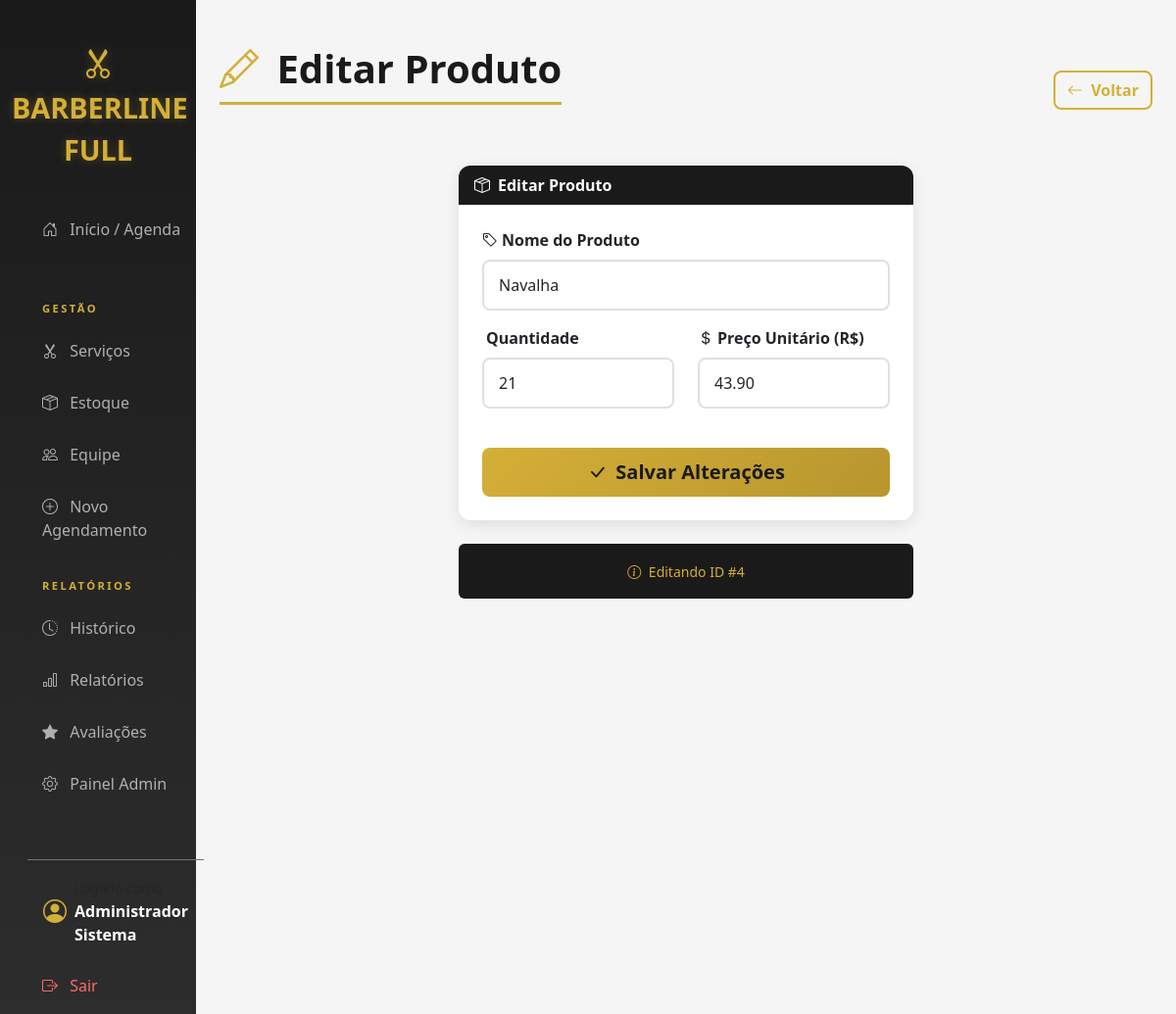
Screenshot of /estoque/editar/4/ (signed in) with the database file from the repository.
### usuarios/models.py (models this page shows, shortened)
class Usuario(AbstractUser):
    class Tipo(models.TextChoices):
        ADMIN = 'ADMIN', 'Administrador'
        BARBEIRO = 'BARBEIRO', 'Barbeiro'
        CLIENTE = 'CLIENTE', 'Cliente'
    tipo = models.CharField(
        max_length=20,
        choices=Tipo.choices,
        default=Tipo.CLIENTE
    )
    telefone = models.CharField(max_length=15, blank=True, null=True)

### core/models.py (models this page shows, shortened)
class Produto(models.Model):
    nome = models.CharField(max_length=100)
    quantidade = models.IntegerField(default=0)
    quantidade_minima = models.IntegerField(default=5)
    preco_custo = models.DecimalField(max_digits=10, decimal_places=2)

### agendamentos/views.py (the view, shortened to what this page needs)
    @login_required
    def wrapper(request, *args, **kwargs):
        if request.user.tipo == 'ADMIN' or request.user.is_staff:
            return view_func(request, *args, **kwargs)

### agendamentos/views.py (called while the page is built, shortened)
def admin_required(view_func):
    @login_required
    def wrapper(request, *args, **kwargs):
        if request.user.tipo == 'ADMIN' or request.user.is_staff:
            return view_func(request, *args, **kwargs)
    return wrapper

@admin_required
def editar_produto(request, pk):
    produto = get_object_or_404(Produto, pk=pk)
    if request.method == 'POST':
        produto.nome = request.POST.get('nome')
        produto.quantidade = request.POST.get('quantidade')
        produto.preco_custo = request.POST.get('preco') # Ajustado aqui também
        produto.save()
        return redirect('estoque')
    return render(request, 'produto_form.html', {'produto': produto})

### templates/produto_form.html (shortened to what this page needs)
{% extends 'base.html' %}
{% block content %}
<div class="d-flex justify-content-between align-items-center pt-3 pb-2 mb-4">
    <h1 class="page-header">
        <i class="bi bi-{% if produto %}pencil{% else %}plus-circle{% endif %} me-2 text-gold"></i>
        {% if produto %}Editar Produto{% else %}Novo Produto{% endif %}
    </h1>
    <a href="{% url 'estoque' %}" class="btn btn-outline-gold">
        <i class="bi bi-arrow-left me-1"></i> Voltar
    </a>
</div>
<div class="row justify-content-center">
    <div class="col-md-6">
        <div class="card">
            <div class="card-header">
                <i class="bi bi-box-seam me-2"></i>{% if produto %}Editar{% else %}Cadastrar{% endif %} Produto
            </div>
            <div class="card-body p-4">
                <form method="POST">
                    <div class="mb-3">
                        <label class="form-label fw-bold"><i class="bi bi-tag me-1"></i>Nome do Produto</label>
                        <input type="text" name="nome" class="form-control"
                               placeholder="Ex: Pomada Efeito Matte"
                               value="{{ produto.nome|default:'' }}" required>
                    </div>
                    <div class="row">
                        <div class="col-md-6 mb-3">
                            <label class="form-label fw-bold">Quantidade</label>
                            <input type="number" name="quantidade" class="form-control"
                                   placeholder="0"
                                   value="{{ produto.quantidade|default:'' }}" required>
                        </div>
                        <div class="col-md-6 mb-3">
                            <label class="form-label fw-bold"><i class="bi bi-currency-dollar me-1"></i>Preço Unitário (R$)</label>
                            <input type="number" step="0.01" name="preco" class="form-control"
                                   placeholder="0.00"
                                   value="{{ produto.preco_custo|stringformat:'.2f'|default:'' }}" required>
                        </div>
                    </div>
                    <div class="d-grid gap-2 mt-4">
                        <button type="submit" class="btn btn-gold btn-lg">
                            <i class="bi bi-check-lg me-1"></i> {% if produto %} Salvar Alterações {% else %} Cadastrar Produto {% endif %}
                        </button>
                    </div>
                </form>
            </div>
        </div>
        <div class="mt-4 p-3 rounded text-center" style="background: var(--primary-black); color: var(--gold);">
            <small>
                <i class="bi bi-info-circle me-1"></i>
                {% if produto %} Editando ID #{{ produto.id }}{% else %} Gerando novo registro no Banco de Dados {% endif %}
            </small>
        </div>
    </div>
</div>
{% endblock %}

### templates/base.html (shortened to what this page needs)
<!DOCTYPE html>
<html lang="pt-br">
<head>
    <link href="https://cdn.jsdelivr.net/npm/bootstrap@5.3.0/dist/css/bootstrap.min.css" rel="stylesheet">
    <link rel="stylesheet" href="https://cdn.jsdelivr.net/npm/bootstrap-icons@1.11.0/font/bootstrap-icons.css">
</head>
<body>
    <div class="container-fluid">
        <div class="row">
            <nav class="col-md-3 col-lg-2 d-md-block sidebar collapse show">
                <div class="position-sticky">
                    <div class="brand mb-3">
                        <i class="bi bi-scissors"></i><br>
                        BARBERLINE FULL
                    </div>
                    <div class="nav flex-column px-3">
                        <a href="{% url 'dashboard' %}" class="nav-link {% if request.resolver_match.url_name == 'dashboard' %}active{% endif %}">
                            <i class="bi bi-house-door me-2"></i> Início / Agenda
                        </a>
                        {% if user.tipo == 'ADMIN' or user.is_staff %}
                            <div class="sidebar-heading">Gestão</div>
                            <a href="{% url 'servicos' %}" class="nav-link ">
                                <i class="bi bi-scissors me-2"></i> Serviços
                            </a>
                            <a href="{% url 'estoque' %}" class="nav-link {% if request.resolver_match.url_name == 'estoque' %}active{% endif %}">
                                <i class="bi bi-box-seam me-2"></i> Estoque
                            </a>
                            <a href="{% url 'equipe' %}" class="nav-link {% if request.resolver_match.url_name == 'equipe' %}active{% endif %}">
                                <i class="bi bi-people me-2"></i> Equipe
                            </a>
                            <a href="{% url 'novo_agendamento' %}" class="nav-link">
                                <i class="bi bi-plus-circle me-2"></i> Novo Agendamento
                            </a>
                            <div class="sidebar-heading">Relatórios</div>
                            <a href="{% url 'historico' %}" class="nav-link {% if request.resolver_match.url_name == 'historico' %}active{% endif %}">
                                <i class="bi bi-clock-history me-2"></i> Histórico
                            </a>
                            <a href="{% url 'relatorios' %}" class="nav-link {% if request.resolver_match.url_name == 'relatorios' %}active{% endif %}">
                                <i class="bi bi-bar-chart me-2"></i> Relatórios
                            </a>
                            <a href="{% url 'avaliacoes' %}" class="nav-link {% if request.resolver_match.url_name == 'avaliacoes' or request.resolver_match.url_name == 'nova_avaliacao' %}active{% endif %}">
                                <i class="bi bi-star-fill me-2"></i> Avaliações
                            </a>
                            <a href="{% url 'painel_admin' %}" class="nav-link {% if request.resolver_match.url_name == 'painel_admin' %}active{% endif %}">
                                <i class="bi bi-gear me-2"></i> Painel Admin
                            </a>
                        {% endif %}
                        <div class="mt-4 pt-3 border-top border-secondary">
                            <div class="d-flex align-items-center px-3 mb-3">
                                <i class="bi bi-person-circle fs-4 icon-gold me-2"></i>
                                <div>
                                    <small class="text-muted">Logado como</small>
                                    <div class="fw-bold">{{ user.first_name }} {{ user.last_name }}</div>
                                </div>
                            </div>
                            <form method="post" action="{% url 'logout' %}" style="display:inline;">
                                <button type="submit" class="nav-link logout-btn" style="background:none; border:none; cursor:pointer; width:100%; text-align:left;">
                                    <i class="bi bi-box-arrow-right me-2"></i> Sair
                                </button>
                            </form>
                        </div>
                    </div>
                </div>
            </nav>
            <main class="col-md-9 ms-sm-auto col-lg-10 px-md-4 main-content">
                {% block content %}{% endblock %}
            </main>
        </div>
    </div>
</body>
</html>

### templates/base.html (style rules this page uses)
:root { --primary-black: #1a1a1a; --secondary-black: #2d2d2d; --dark-gray: #404040; --light-gray: #f5f5f5; --white: #ffffff; --gold: #d4af37; --gold-light: #e8c547; --gold-dark: #b8962e; }
body { background-color: var(--light-gray); font-family: 'Segoe UI', Tahoma, Geneva, Verdana, sans-serif; }
.sidebar { min-height: 100vh; background: linear-gradient(180deg, var(--primary-black) 0%, var(--secondary-black) 100%); color: var(--white); padding-top: 20px; box-shadow: 4px 0 15px rgba(0,0,0,0.3); }
.nav-link { color: #b0b0b0; margin-bottom: 5px; transition: all 0.3s ease; border-radius: 8px; padding: 12px 15px; font-weight: 500; }
.sidebar-heading { font-size: 0.7rem; text-transform: uppercase; letter-spacing: .15rem; color: var(--gold); padding: 20px 15px 10px; font-weight: 600; }
.brand { color: var(--gold); font-size: 1.8rem; font-weight: 700; text-align: center; padding: 20px 0; text-shadow: 0 0 10px rgba(212, 175, 55, 0.3); }
.brand i { font-size: 2rem; }
.card { border: none; border-radius: 12px; box-shadow: 0 4px 15px rgba(0,0,0,0.1); transition: transform 0.3s ease, box-shadow 0.3s ease; }
.card-header { background: var(--primary-black); color: var(--white); border-radius: 12px 12px 0 0 !important; font-weight: 600; border: none; }
.btn-gold { background: linear-gradient(135deg, var(--gold) 0%, var(--gold-dark) 100%); color: var(--primary-black); border: none; font-weight: 600; padding: 10px 20px; border-radius: 8px; transition: all 0.3s ease; }
.btn-outline-gold { border: 2px solid var(--gold); color: var(--gold); background: transparent; font-weight: 600; border-radius: 8px; transition: all 0.3s ease; }
.icon-gold { color: var(--gold); }
.text-gold { color: var(--gold) !important; }
.form-control, .form-select { border: 2px solid #e0e0e0; border-radius: 8px; padding: 12px 15px; transition: all 0.3s ease; }
h1, h2, h3, h4, h5 { color: var(--primary-black); font-weight: 700; }
.page-header { color: var(--primary-black); border-bottom: 3px solid var(--gold); padding-bottom: 10px; margin-bottom: 30px; }
.logout-btn { color: #ff6b6b !important; }
.main-content { padding: 30px; background: var(--light-gray); min-height: 100vh; }

### rows the page displays
Usuario: first_name "Administrador", last_name "Sistema"
Produto: nome "Navalha", quantidade "21", preco "43.90", id "4"
